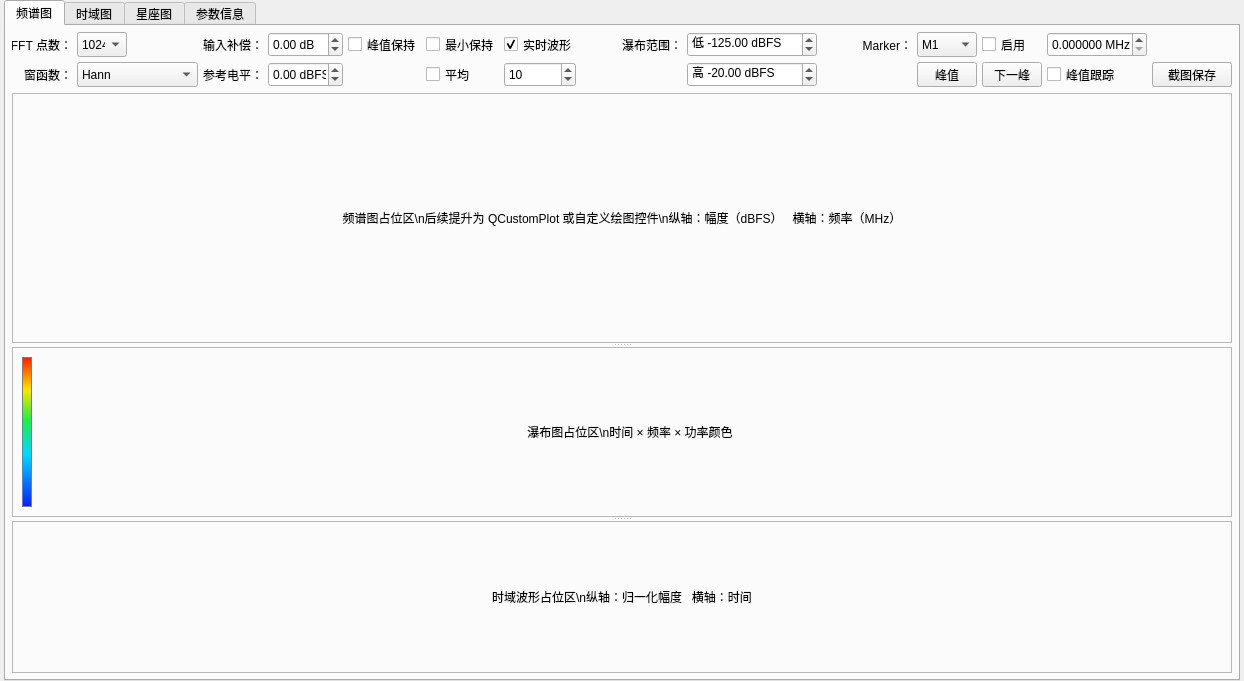
      <widget class="QWidget" name="centerPanel">
       <property name="minimumSize">
        <size>
         <width>560</width>
         <height>0</height>
        </size>
       </property>
       <layout class="QVBoxLayout" name="centerPanelLayout">
        <property name="spacing">
         <number>6</number>
        </property>
        <property name="leftMargin">
         <number>4</number>
        </property>
        <property name="topMargin">
         <number>0</number>
        </property>
        <property name="rightMargin">
         <number>4</number>
        </property>
        <property name="bottomMargin">
         <number>0</number>
        </property>
        <item>
         <widget class="QTabWidget" name="displayTabWidget">
          <property name="currentIndex">
           <number>0</number>
          </property>
          <widget class="QWidget" name="spectrumTab">
           <attribute name="title">
            <string>频谱图</string>
           </attribute>
           <layout class="QVBoxLayout" name="spectrumTabLayout">
            <property name="spacing">
             <number>6</number>
            </property>
            <property name="leftMargin">
             <number>6</number>
            </property>
            <property name="topMargin">
             <number>6</number>
            </property>
            <property name="rightMargin">
             <number>6</number>
            </property>
            <property name="bottomMargin">
             <number>6</number>
            </property>
            <item>
             <layout class="QGridLayout" name="spectrumControlsLayout">
              <property name="spacing">
               <number>5</number>
              </property>
              <item row="0" column="10">
               <spacer name="spectrumControlsSpacer">
                <property name="orientation">
                 <enum>Qt::Orientation::Horizontal</enum>
                </property>
                <property name="sizeType">
                 <enum>QSizePolicy::Policy::Preferred</enum>
                </property>
                <property name="sizeHint" stdset="0">
                 <size>
                  <width>40</width>
                  <height>20</height>
                 </size>
                </property>
               </spacer>
              </item>
              <item row="0" column="6">
               <widget class="QCheckBox" name="currentTraceCheckBox">
                <property name="maximumSize">
                 <size>
                  <width>80</width>
                  <height>25</height>
                 </size>
                </property>
                <property name="cursor">
                 <cursorShape>OpenHandCursor</cursorShape>
                </property>
                <property name="text">
                 <string>实时波形</string>
                </property>
                <property name="checked">
                 <bool>true</bool>
                </property>
               </widget>
              </item>
              <item row="0" column="13">
               <widget class="QCheckBox" name="markerEnableCheckBox">
                <property name="maximumSize">
                 <size>
                  <width>80</width>
                  <height>25</height>
                 </size>
                </property>
                <property name="cursor">
                 <cursorShape>OpenHandCursor</cursorShape>
                </property>
                <property name="text">
                 <string>启用</string>
                </property>
               </widget>
              </item>
              <item row="0" column="8">
               <widget class="QLabel" name="labelWaterfallRange">
                <property name="maximumSize">
                 <size>
                  <width>16777215</width>
                  <height>25</height>
                 </size>
                </property>
                <property name="text">
                 <string>瀑布范围：</string>
                </property>
                <property name="alignment">
                 <set>Qt::AlignmentFlag::AlignRight|Qt::AlignmentFlag::AlignTrailing|Qt::AlignmentFlag::AlignVCenter</set>
                </property>
               </widget>
              </item>
              <item row="1" column="12">
               <widget class="QPushButton" name="markerPeakButton">
                <property name="sizePolicy">
                 <sizepolicy hsizetype="Fixed" vsizetype="Fixed">
                  <horstretch>0</horstretch>
                  <verstretch>0</verstretch>
                 </sizepolicy>
                </property>
                <property name="minimumSize">
                 <size>
                  <width>0</width>
                  <height>25</height>
                 </size>
                </property>
                <property name="maximumSize">
                 <size>
                  <width>60</width>
                  <height>25</height>
                 </size>
                </property>
                <property name="toolTip">
                 <string>将当前 Marker 定位到全局最高峰。</string>
                </property>
                <property name="text">
                 <string>峰值</string>
                </property>
               </widget>
              </item>
              <item row="1" column="1">
               <widget class="QComboBox" name="windowFunctionComboBox">
                <property name="sizePolicy">
                 <sizepolicy hsizetype="Fixed" vsizetype="Fixed">
                  <horstretch>0</horstretch>
                  <verstretch>0</verstretch>
                 </sizepolicy>
                </property>
                <property name="minimumSize">
                 <size>
                  <width>100</width>
                  <height>25</height>
                 </size>
                </property>
                <property name="maximumSize">
                 <size>
                  <width>190</width>
                  <height>25</height>
                 </size>
                </property>
                <item>
                 <property name="text">
                  <string>Hann</string>
                 </property>
                </item>
                <item>
                 <property name="text">
                  <string>Hamming</string>
                 </property>
                </item>
                <item>
                 <property name="text">
                  <string>Blackman-Harris</string>
                 </property>
                </item>
                <item>
                 <property name="text">
                  <string>Flat Top</string>
                 </property>
                </item>
               </widget>
              </item>
              <item row="0" column="12">
               <widget class="QComboBox" name="markerSelectComboBox">
                <property name="sizePolicy">
                 <sizepolicy hsizetype="Fixed" vsizetype="Fixed">
                  <horstretch>0</horstretch>
                  <verstretch>0</verstretch>
                 </sizepolicy>
                </property>
                <property name="minimumSize">
                 <size>
                  <width>60</width>
                  <height>25</height>
                 </size>
                </property>
                <property name="maximumSize">
                 <size>
                  <width>60</width>
                  <height>25</height>
                 </size>
                </property>
                <item>
                 <property name="text">
                  <string>M1</string>
                 </property>
                </item>
                <item>
                 <property name="text">
                  <string>M2</string>
                 </property>
                </item>
                <item>
                 <property name="text">
                  <string>M3</string>
                 </property>
                </item>
                <item>
                 <property name="text">
                  <string>M4</string>
                 </property>
                </item>
               </widget>
              </item>
              <item row="0" column="5">
               <widget class="QCheckBox" name="minHoldCheckBox">
                <property name="maximumSize">
                 <size>
                  <width>80</width>
                  <height>25</height>
                 </size>
                </property>
                <property name="cursor">
                 <cursorShape>OpenHandCursor</cursorShape>
                </property>
                <property name="toolTip">
                 <string>保持每个频点观察到的最低电平；重新开启时清空历史。</string>
                </property>
                <property name="text">
                 <string>最小保持</string>
                </property>
               </widget>
              </item>
              <item row="1" column="14">
               <widget class="QCheckBox" name="markerTrackCheckBox">
                <property name="maximumSize">
                 <size>
                  <width>16777215</width>
                  <height>25</height>
                 </size>
                </property>
                <property name="cursor">
                 <cursorShape>OpenHandCursor</cursorShape>
                </property>
                <property name="toolTip">
                 <string>只在当前频率附近跟踪，防止 Marker 跨频谱乱跳。</string>
                </property>
                <property name="text">
                 <string>峰值跟踪</string>
                </property>
               </widget>
              </item>
              <item row="1" column="3">
               <widget class="QDoubleSpinBox" name="referenceLevelSpinBox">
                <property name="sizePolicy">
                 <sizepolicy hsizetype="Fixed" vsizetype="Fixed">
                  <horstretch>0</horstretch>
                  <verstretch>0</verstretch>
                 </sizepolicy>
                </property>
                <property name="minimumSize">
                 <size>
                  <width>75</width>
                  <height>25</height>
                 </size>
                </property>
                <property name="maximumSize">
                 <size>
                  <width>75</width>
                  <height>25</height>
                 </size>
                </property>
                <property name="suffix">
                 <string> dBFS</string>
                </property>
                <property name="minimum">
                 <double>-200.000000000000000</double>
                </property>
                <property name="maximum">
                 <double>50.000000000000000</double>
                </property>
                <property name="value">
                 <double>0.000000000000000</double>
                </property>
               </widget>
              </item>
              <item row="1" column="5">
               <widget class="QCheckBox" name="averageCheckBox">
                <property name="maximumSize">
                 <size>
                  <width>80</width>
                  <height>25</height>
                 </size>
                </property>
                <property name="cursor">
                 <cursorShape>OpenHandCursor</cursorShape>
                </property>
                <property name="text">
                 <string>平均</string>
                </property>
               </widget>
              </item>
              <item row="0" column="3">
               <widget class="QDoubleSpinBox" name="inputCompensationSpinBox">
                <property name="sizePolicy">
                 <sizepolicy hsizetype="Fixed" vsizetype="Fixed">
                  <horstretch>0</horstretch>
                  <verstretch>0</verstretch>
                 </sizepolicy>
                </property>
                <property name="minimumSize">
                 <size>
                  <width>75</width>
                  <height>25</height>
                 </size>
                </property>
                <property name="maximumSize">
                 <size>
                  <width>75</width>
                  <height>25</height>
                 </size>
                </property>
                <property name="toolTip">
                 <string>例如链路插损 6 dB，输入 +6 dB。</string>
                </property>
                <property name="suffix">
                 <string> dB</string>
                </property>
                <property name="decimals">
                 <number>2</number>
                </property>
                <property name="minimum">
                 <double>-100.000000000000000</double>
                </property>
                <property name="maximum">
                 <double>100.000000000000000</double>
                </property>
                <property name="value">
                 <double>0.000000000000000</double>
                </property>
               </widget>
              </item>
              <item row="1" column="0">
               <widget class="QLabel" name="labelWindowFunction">
                <property name="sizePolicy">
                 <sizepolicy hsizetype="Fixed" vsizetype="Preferred">
                  <horstretch>0</horstretch>
                  <verstretch>0</verstretch>
                 </sizepolicy>
                </property>
                <property name="maximumSize">
                 <size>
                  <width>60</width>
                  <height>25</height>
                 </size>
                </property>
                <property name="text">
                 <string>窗函数：</string>
                </property>
                <property name="alignment">
                 <set>Qt::AlignmentFlag::AlignRight|Qt::AlignmentFlag::AlignTrailing|Qt::AlignmentFlag::AlignVCenter</set>
                </property>
               </widget>
              </item>
              <item row="0" column="14">
               <widget class="QDoubleSpinBox" name="markerFrequencySpinBox">
                <property name="sizePolicy">
                 <sizepolicy hsizetype="Fixed" vsizetype="Fixed">
                  <horstretch>0</horstretch>
                  <verstretch>0</verstretch>
                 </sizepolicy>
                </property>
                <property name="minimumSize">
                 <size>
                  <width>100</width>
                  <height>25</height>
                 </size>
                </property>
                <property name="maximumSize">
                 <size>
                  <width>100</width>
                  <height>25</height>
                 </size>
                </property>
                <property name="toolTip">
                 <string>当前 Marker 的固定频率；也可以直接点击频谱图定位。</string>
                </property>
                <property name="suffix">
                 <string> MHz</string>
                </property>
                <property name="decimals">
                 <number>6</number>
                </property>
                <property name="minimum">
                 <double>0.000000000000000</double>
                </property>
                <property name="maximum">
                 <double>100000.000000000000000</double>
                </property>
               </widget>
              </item>
              <item row="1" column="2">
               <widget class="QLabel" name="labelReferenceLevel">
                <property name="sizePolicy">
                 <sizepolicy hsizetype="Fixed" vsizetype="Preferred">
                  <horstretch>0</horstretch>
                  <verstretch>0</verstretch>
                 </sizepolicy>
                </property>
                <property name="maximumSize">
                 <size>
                  <width>60</width>
                  <height>25</height>
                 </size>
                </property>
                <property name="text">
                 <string>参考电平：</string>
                </property>
                <property name="alignment">
                 <set>Qt::AlignmentFlag::AlignRight|Qt::AlignmentFlag::AlignTrailing|Qt::AlignmentFlag::AlignVCenter</set>
                </property>
               </widget>
              </item>
              <item row="1" column="6">
               <widget class="QSpinBox" name="averageCountSpinBox">
                <property name="sizePolicy">
                 <sizepolicy hsizetype="Minimum" vsizetype="Fixed">
                  <horstretch>0</horstretch>
                  <verstretch>0</verstretch>
                 </sizepolicy>
                </property>
                <property name="minimumSize">
                 <size>
                  <width>54</width>
                  <height>25</height>
                 </size>
                </property>
                <property name="maximumSize">
                 <size>
                  <width>72</width>
                  <height>25</height>
                 </size>
                </property>
                <property name="minimum">
                 <number>1</number>
                </property>
                <property name="maximum">
                 <number>1000</number>
                </property>
                <property name="value">
                 <number>10</number>
                </property>
               </widget>
              </item>
              <item row="0" column="4">
               <widget class="QCheckBox" name="maxHoldCheckBox">
                <property name="maximumSize">
                 <size>
                  <width>80</width>
                  <height>25</height>
                 </size>
                </property>
                <property name="cursor">
                 <cursorShape>OpenHandCursor</cursorShape>
                </property>
                <property name="text">
                 <string>峰值保持</string>
                </property>
               </widget>
              </item>
              <item row="0" column="0">
               <widget class="QLabel" name="labelFftSize">
                <property name="sizePolicy">
                 <sizepolicy hsizetype="Fixed" vsizetype="Preferred">
                  <horstretch>0</horstretch>
                  <verstretch>0</verstretch>
                 </sizepolicy>
                </property>
                <property name="maximumSize">
                 <size>
                  <width>60</width>
                  <height>25</height>
                 </size>
                </property>
                <property name="text">
                 <string>FFT 点数：</string>
                </property>
                <property name="alignment">
                 <set>Qt::AlignmentFlag::AlignRight|Qt::AlignmentFlag::AlignTrailing|Qt::AlignmentFlag::AlignVCenter</set>
                </property>
               </widget>
              </item>
              <item row="1" column="9">
               <widget class="QDoubleSpinBox" name="waterfallMaxSpinBox">
                <property name="sizePolicy">
                 <sizepolicy hsizetype="Fixed" vsizetype="Fixed">
                  <horstretch>0</horstretch>
                  <verstretch>0</verstretch>
                 </sizepolicy>
                </property>
                <property name="minimumSize">
                 <size>
                  <width>130</width>
                  <height>25</height>
                 </size>
                </property>
                <property name="maximumSize">
                 <size>
                  <width>130</width>
                  <height>25</height>
                 </size>
                </property>
                <property name="prefix">
                 <string>高 </string>
                </property>
                <property name="suffix">
                 <string> dBFS</string>
                </property>
                <property name="minimum">
                 <double>-200.000000000000000</double>
                </property>
                <property name="maximum">
                 <double>50.000000000000000</double>
                </property>
                <property name="value">
                 <double>-20.000000000000000</double>
                </property>
               </widget>
              </item>
              <item row="0" column="9">
               <widget class="QDoubleSpinBox" name="waterfallMinSpinBox">
                <property name="sizePolicy">
                 <sizepolicy hsizetype="Fixed" vsizetype="Fixed">
                  <horstretch>0</horstretch>
                  <verstretch>0</verstretch>
                 </sizepolicy>
                </property>
                <property name="minimumSize">
                 <size>
                  <width>130</width>
                  <height>25</height>
                 </size>
                </property>
                <property name="maximumSize">
                 <size>
                  <width>130</width>
                  <height>25</height>
                 </size>
                </property>
                <property name="prefix">
                 <string>低 </string>
                </property>
                <property name="suffix">
                 <string> dBFS</string>
                </property>
                <property name="minimum">
                 <double>-200.000000000000000</double>
                </property>
                <property name="maximum">
                 <double>0.000000000000000</double>
                </property>
                <property name="value">
                 <double>-125.000000000000000</double>
                </property>
               </widget>
              </item>
              <item row="0" column="2">
               <widget class="QLabel" name="labelInputCompensation">
                <property name="sizePolicy">
                 <sizepolicy hsizetype="Fixed" vsizetype="Preferred">
                  <horstretch>0</horstretch>
                  <verstretch>0</verstretch>
                 </sizepolicy>
                </property>
                <property name="maximumSize">
                 <size>
                  <width>60</width>
                  <height>25</height>
                 </size>
                </property>
                <property name="toolTip">
                 <string>补偿线缆、衰减器等插损；正值会提高显示电平。</string>
                </property>
                <property name="text">
                 <string>输入补偿：</string>
                </property>
                <property name="alignment">
                 <set>Qt::AlignmentFlag::AlignRight|Qt::AlignmentFlag::AlignTrailing|Qt::AlignmentFlag::AlignVCenter</set>
                </property>
               </widget>
              </item>
              <item row="1" column="13">
               <widget class="QPushButton" name="markerNextPeakButton">
                <property name="sizePolicy">
                 <sizepolicy hsizetype="Fixed" vsizetype="Fixed">
                  <horstretch>0</horstretch>
                  <verstretch>0</verstretch>
                 </sizepolicy>
                </property>
                <property name="minimumSize">
                 <size>
                  <width>0</width>
                  <height>25</height>
                 </size>
                </property>
                <property name="maximumSize">
                 <size>
                  <width>60</width>
                  <height>25</height>
                 </size>
                </property>
                <property name="toolTip">
                 <string>按峰值强度切换到下一个分离的局部峰。</string>
                </property>
                <property name="text">
                 <string>下一峰</string>
                </property>
               </widget>
              </item>
              <item row="0" column="1">
               <widget class="QComboBox" name="fftSizeComboBox">
                <property name="sizePolicy">
                 <sizepolicy hsizetype="Fixed" vsizetype="Fixed">
                  <horstretch>0</horstretch>
                  <verstretch>0</verstretch>
                 </sizepolicy>
                </property>
                <property name="minimumSize">
                 <size>
                  <width>50</width>
                  <height>25</height>
                 </size>
                </property>
                <property name="maximumSize">
                 <size>
                  <width>50</width>
                  <height>25</height>
                 </size>
                </property>
                <property name="currentIndex">
                 <number>0</number>
                </property>
                <item>
                 <property name="text">
                  <string>1024</string>
                 </property>
                </item>
                <item>
                 <property name="text">
                  <string>2048</string>
                 </property>
                </item>
                <item>
                 <property name="text">
                  <string>4096</string>
                 </property>
                </item>
                <item>
                 <property name="text">
                  <string>8192</string>
                 </property>
                </item>
                <item>
                 <property name="text">
                  <string>16384</string>
                 </property>
                </item>
               </widget>
              </item>
              <item row="0" column="7">
               <spacer name="horizontalSpacer">
                <property name="orientation">
                 <enum>Qt::Orientation::Horizontal</enum>
                </property>
                <property name="sizeType">
                 <enum>QSizePolicy::Policy::Preferred</enum>
                </property>
                <property name="sizeHint" stdset="0">
                 <size>
                  <width>40</width>
                  <height>20</height>
                 </size>
                </property>
               </spacer>
              </item>
              <item row="0" column="11">
               <widget class="QLabel" name="labelMarker">
                <property name="maximumSize">
                 <size>
                  <width>100</width>
                  <height>25</height>
                 </size>
                </property>
                <property name="text">
                 <string>Marker：</string>
                </property>
                <property name="alignment">
                 <set>Qt::AlignmentFlag::AlignRight|Qt::AlignmentFlag::AlignTrailing|Qt::AlignmentFlag::AlignVCenter</set>
                </property>
               </widget>
              </item>
              <item row="1" column="15">
               <widget class="QPushButton" name="saveScreenshotButton">
                <property name="sizePolicy">
                 <sizepolicy hsizetype="Fixed" vsizetype="Fixed">
                  <horstretch>0</horstretch>
                  <verstretch>0</verstretch>
                 </sizepolicy>
                </property>
                <property name="minimumSize">
                 <size>
                  <width>74</width>
                  <height>25</height>
                 </size>
                </property>
                <property name="maximumSize">
                 <size>
                  <width>120</width>
                  <height>25</height>
                 </size>
                </property>
                <property name="text">
                 <string>截图保存</string>
                </property>
               </widget>
              </item>
             </layout>
            </item>
            <item>
             <widget class="QSplitter" name="displaySplitter">
              <property name="orientation">
               <enum>Qt::Orientation::Vertical</enum>
              </property>
              <property name="childrenCollapsible">
               <bool>false</bool>
              </property>
              <widget class="QFrame" name="spectrumPlaceholder">
               <property name="minimumSize">
                <size>
                 <width>0</width>
                 <height>250</height>
                </size>
               </property>
               <property name="frameShape">
                <enum>QFrame::Shape::StyledPanel</enum>
               </property>
               <property name="plotArea" stdset="0">
                <bool>true</bool>
               </property>
               <layout class="QVBoxLayout" name="spectrumPlaceholderLayout">
                <item>
                 <widget class="QLabel" name="spectrumPlaceholderLabel">
                  <property name="text">
                   <string>频谱图占位区\n后续提升为 QCustomPlot 或自定义绘图控件\n纵轴：幅度（dBFS）   横轴：频率（MHz）</string>
                  </property>
                  <property name="alignment">
                   <set>Qt::AlignmentFlag::AlignCenter</set>
                  </property>
                  <property name="plotTitle" stdset="0">
                   <bool>true</bool>
                  </property>
                 </widget>
                </item>
               </layout>
              </widget>
              <widget class="QFrame" name="waterfallPlaceholder">
               <property name="minimumSize">
                <size>
                 <width>0</width>
                 <height>170</height>
                </size>
               </property>
               <property name="frameShape">
                <enum>QFrame::Shape::StyledPanel</enum>
               </property>
               <property name="plotArea" stdset="0">
                <bool>true</bool>
               </property>
               <layout class="QHBoxLayout" name="waterfallPlaceholderLayout">
                <item>
                 <widget class="QFrame" name="colorScalePlaceholder">
                  <property name="minimumSize">
                   <size>
                    <width>10</width>
                    <height>0</height>
                   </size>
                  </property>
                  <property name="maximumSize">
                   <size>
                    <width>5</width>
                    <height>16777215</height>
                   </size>
                  </property>
                  <property name="styleSheet">
                   <string notr="true">background:qlineargradient(x1:0,y1:1,x2:0,y2:0, stop:0 #091dff, stop:0.35 #00d8ff, stop:0.58 #21ed45, stop:0.78 #ffe300, stop:1 #ff1b00); border:1px solid #728096;</string>
                  </property>
                  <property name="frameShape">
                   <enum>QFrame::Shape::StyledPanel</enum>
                  </property>
                 </widget>
                </item>
                <item>
                 <widget class="QLabel" name="waterfallPlaceholderLabel">
                  <property name="text">
                   <string>瀑布图占位区\n时间 × 频率 × 功率颜色</string>
                  </property>
                  <property name="alignment">
                   <set>Qt::AlignmentFlag::AlignCenter</set>
                  </property>
                  <property name="plotTitle" stdset="0">
                   <bool>true</bool>
                  </property>
                 </widget>
                </item>
               </layout>
              </widget>
              <widget class="QFrame" name="timeDomainPlaceholder">
               <property name="minimumSize">
                <size>
                 <width>0</width>
                 <height>150</height>
                </size>
               </property>
               <property name="frameShape">
                <enum>QFrame::Shape::StyledPanel</enum>
               </property>
               <property name="plotArea" stdset="0">
                <bool>true</bool>
               </property>
               <layout class="QVBoxLayout" name="timeDomainPlaceholderLayout">
                <item>
                 <widget class="QLabel" name="timeDomainPlaceholderLabel">
                  <property name="text">
                   <string>时域波形占位区\n纵轴：归一化幅度   横轴：时间</string>
                  </property>
                  <property name="alignment">
                   <set>Qt::AlignmentFlag::AlignCenter</set>
                  </property>
                  <property name="plotTitle" stdset="0">
                   <bool>true</bool>
                  </property>
                 </widget>
                </item>
               </layout>
              </widget>
             </widget>
            </item>
           </layout>
          </widget>
          <widget class="QWidget" name="timeDomainTab">
           <attribute name="title">
            <string>时域图</string>
           </attribute>
           <layout class="QVBoxLayout" name="timeDomainTabLayout">
            <item>
             <widget class="QLabel" name="timeDomainTabLabel">
              <property name="text">
               <string>独立时域分析页面（预留）</string>
              </property>
              <property name="alignment">
               <set>Qt::AlignmentFlag::AlignCenter</set>
              </property>
             </widget>
            </item>
           </layout>
          </widget>
          <widget class="QWidget" name="constellationTab">
           <attribute name="title">
            <string>星座图</string>
           </attribute>
           <layout class="QVBoxLayout" name="constellationTabLayout">
            <item>
             <widget class="QLabel" name="constellationTabLabel">
              <property name="text">
               <string>星座图 / EVM 页面（后续阶段）</string>
              </property>
              <property name="alignment">
               <set>Qt::AlignmentFlag::AlignCenter</set>
              </property>
             </widget>
            </item>
           </layout>
          </widget>
          <widget class="QWidget" name="parameterInfoTab">
           <attribute name="title">
            <string>参数信息</string>
           </attribute>
           <layout class="QVBoxLayout" name="parameterInfoTabLayout">
            <item>
             <widget class="QLabel" name="parameterInfoTabLabel">
              <property name="text">
               <string>设备与采集参数详情页面（预留）</string>
              </property>
              <property name="alignment">
               <set>Qt::AlignmentFlag::AlignCenter</set>
              </property>
             </widget>
            </item>
           </layout>
          </widget>
         </widget>
        </item>
       </layout>
      </widget>
